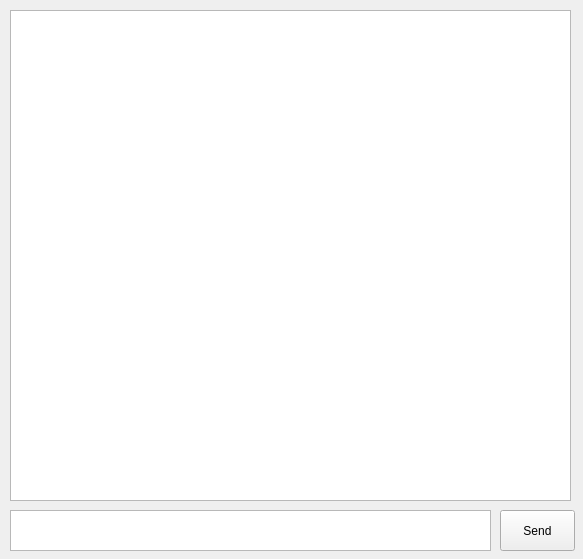
<?xml version="1.0" encoding="UTF-8"?>
<ui version="4.0">
 <class>MainWindow</class>
 <widget class="QMainWindow" name="MainWindow">
  <property name="geometry">
   <rect>
    <x>0</x>
    <y>0</y>
    <width>583</width>
    <height>559</height>
   </rect>
  </property>
  <property name="windowTitle">
   <string>MainWindow</string>
  </property>
  <widget class="QWidget" name="centralwidget">
   <widget class="QPushButton" name="pushButton">
    <property name="geometry">
     <rect>
      <x>500</x>
      <y>510</y>
      <width>75</width>
      <height>41</height>
     </rect>
    </property>
    <property name="text">
     <string>Send</string>
    </property>
   </widget>
   <widget class="QTextEdit" name="textEdit">
    <property name="geometry">
     <rect>
      <x>10</x>
      <y>510</y>
      <width>481</width>
      <height>41</height>
     </rect>
    </property>
   </widget>
   <widget class="QTextBrowser" name="textBrowser">
    <property name="geometry">
     <rect>
      <x>10</x>
      <y>10</y>
      <width>561</width>
      <height>491</height>
     </rect>
    </property>
   </widget>
  </widget>
 </widget>
 <resources/>
 <connections/>
</ui>
